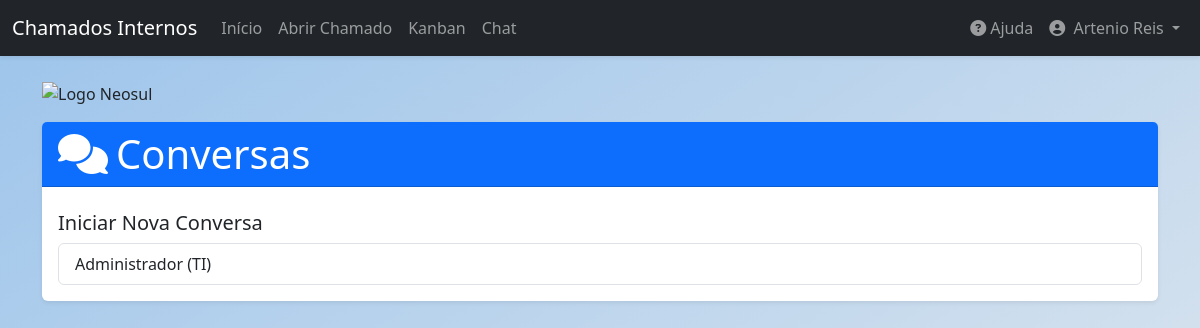
/chat (signed in), run on an earlier commit of the app's database.
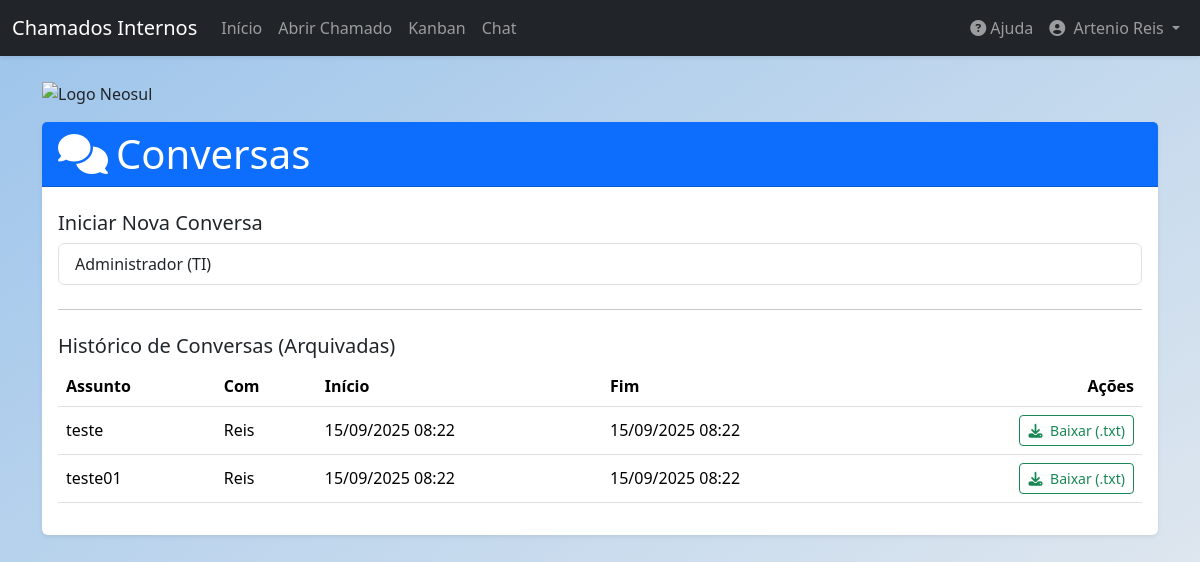
And on a later commit of the database.
### app/models.py (models this page shows, shortened)
class User(db.Model, UserMixin):
    id = db.Column(db.Integer, primary_key=True)
    name = db.Column(db.String(100), nullable=False)
    email = db.Column(db.String(120), unique=True, nullable=False)
    sector = db.Column(db.String(50), nullable=False)
    password = db.Column(db.String(128), nullable=False)
    access_level = db.Column(db.String(20), nullable=False, default='colaborador')
    is_active = db.Column(db.Boolean, nullable=False, default=True)
    created_at = db.Column(db.DateTime, default=datetime.utcnow)
    tickets_created = db.relationship('Ticket', backref='author', lazy=True, foreign_keys='Ticket.user_id')
    tickets_assigned = db.relationship('Ticket', backref='assignee_user', lazy=True, foreign_keys='Ticket.assigned_to')
    comments = db.relationship('Comment', backref='comment_author', lazy=True)

class ConversationLog(db.Model):
    id = db.Column(db.Integer, primary_key=True)
    subject = db.Column(db.String(150), nullable=False)
    user_a_id = db.Column(db.Integer, db.ForeignKey('user.id'), nullable=False)
    user_b_id = db.Column(db.Integer, db.ForeignKey('user.id'), nullable=False)
    started_at = db.Column(db.DateTime, default=datetime.utcnow, nullable=False)
    ended_at = db.Column(db.DateTime, nullable=True)
    user_a = db.relationship('User', foreign_keys=[user_a_id])
    user_b = db.relationship('User', foreign_keys=[user_b_id])

### app/routes.py (the view)
@main.route('/chat', methods=['GET'])
@login_required
def chat_users():
    form = StartConversationForm()
    archived_user_ids = [ac.with_user_id for ac in ArchivedConversation.query.filter_by(user_id=current_user.id).all()]
    sent_to_ids = db.session.query(ChatMessage.recipient_id).filter(ChatMessage.sender_id == current_user.id).distinct()
    received_from_ids = db.session.query(ChatMessage.sender_id).filter(ChatMessage.recipient_id == current_user.id).distinct()
    all_conversation_partner_ids = {row[0] for row in sent_to_ids}.union({row[0] for row in received_from_ids})
    active_partners = []
    if all_conversation_partner_ids:
        all_partners = User.query.filter(User.id.in_(all_conversation_partner_ids)).order_by(User.name).all()
        for user in all_partners:
            if user.id not in archived_user_ids:
                active_partners.append(user)
    users_with_no_history = User.query.filter(
        User.id != current_user.id,
        ~User.id.in_(all_conversation_partner_ids)
    ).order_by(User.name).all()
    active_partners.extend(users_with_no_history)
    archived_conversations = ConversationLog.query.filter(
        or_(ConversationLog.user_a_id == current_user.id, ConversationLog.user_b_id == current_user.id),
        ConversationLog.ended_at.isnot(None)
    ).order_by(ConversationLog.ended_at.desc()).all()
    return render_template('chat_users.html',
                           active_partners=active_partners,
                           archived_conversations=archived_conversations,
                           form=form,
                           title="Chat")

### app/__init__.py (called while the page is built)
def format_datetime_local(value, format='%d/%m/%Y %H:%M'):
    if value is None:
        return ""
    utc_tz = pytz.utc
    local_tz = pytz.timezone('America/Sao_Paulo') # Você pode mudar para seu fuso horário
    utc_dt = utc_tz.localize(value)
    local_dt = utc_dt.astimezone(local_tz)
    return local_dt.strftime(format)

@login_manager.user_loader
def load_user(user_id):
    from app.models import User
    return User.query.get(int(user_id))

### app/templates/chat_users.html (shortened to what this page needs)
{% extends "base.html" %}
{% block content %}
<div class="row mt-4">
    <div class="col-12 mb-3">
        <img src="https://neosul.com.br/clientes/1/img/logo.png" alt="Logo Neosul" style="max-width: 250px; height: auto;">
    </div>
</div>
<div class="card shadow-sm">
    <div class="card-header bg-primary text-white">
        <h1 class="mb-0"><i class="fas fa-comments me-2"></i>Conversas</h1>
    </div>
    <div class="card-body">
        <h5 class="mt-2">Iniciar Nova Conversa</h5>
        <div class="list-group">
            {% for user in active_partners %}
            <a href="#" class="list-group-item list-group-item-action" data-bs-toggle="modal" data-bs-target="#startConversationModal" data-recipient-id="{{ user.id }}" data-recipient-name="{{ user.name }}">
                {{ user.name }} ({{ user.sector }})
            </a>
            {% else %}
            <p class="text-muted">Nenhum usuário disponível para iniciar uma conversa.</p>
            {% endfor %}
        </div>
        {% if archived_conversations %}
        <hr class="my-4">
        <h5 class="mt-3">Histórico de Conversas (Arquivadas)</h5>
        <div class="table-responsive">
            <table class="table table-hover align-middle">
                <thead>
                    <tr>
                        <th>Assunto</th>
                        <th>Com</th>
                        <th>Início</th>
                        <th>Fim</th>
                        <th class="text-end">Ações</th>
                    </tr>
                </thead>
                <tbody>
                    {% for conv in archived_conversations %}
                    {% set other_user = conv.user_a if conv.user_b_id == current_user.id else conv.user_b %}
                    <tr>
                        <td>{{ conv.subject }}</td>
                        <td>{{ other_user.name }}</td>
                        <td>{{ conv.started_at | localdatetime }}</td>
                        <td>{{ conv.ended_at | localdatetime }}</td>
                        <td class="text-end">
                            <a href="{{ url_for('main.download_chat_history', log_id=conv.id) }}" class="btn btn-sm btn-outline-success">
                                <i class="fas fa-download me-1"></i> Baixar (.txt)
                            </a>
                        </td>
                    </tr>
                    {% endfor %}
                </tbody>
            </table>
        </div>
        {% endif %}
    </div>
</div>
{% endblock content %}

What changed in the data, as far as the page shows it:
added ConversationLog: subject "teste", started_at|localdatetime "15/09/2025 08:22", ended_at|localdatetime "15/09/2025 08:22"
added User: name "Reis"
added ConversationLog: subject "teste01", started_at|localdatetime "15/09/2025 08:22", ended_at|localdatetime "15/09/2025 08:22"
Also different on the page:
text now shown: "Histórico de Conversas (Arquivadas) Assunto Com Início Fim Ações"
